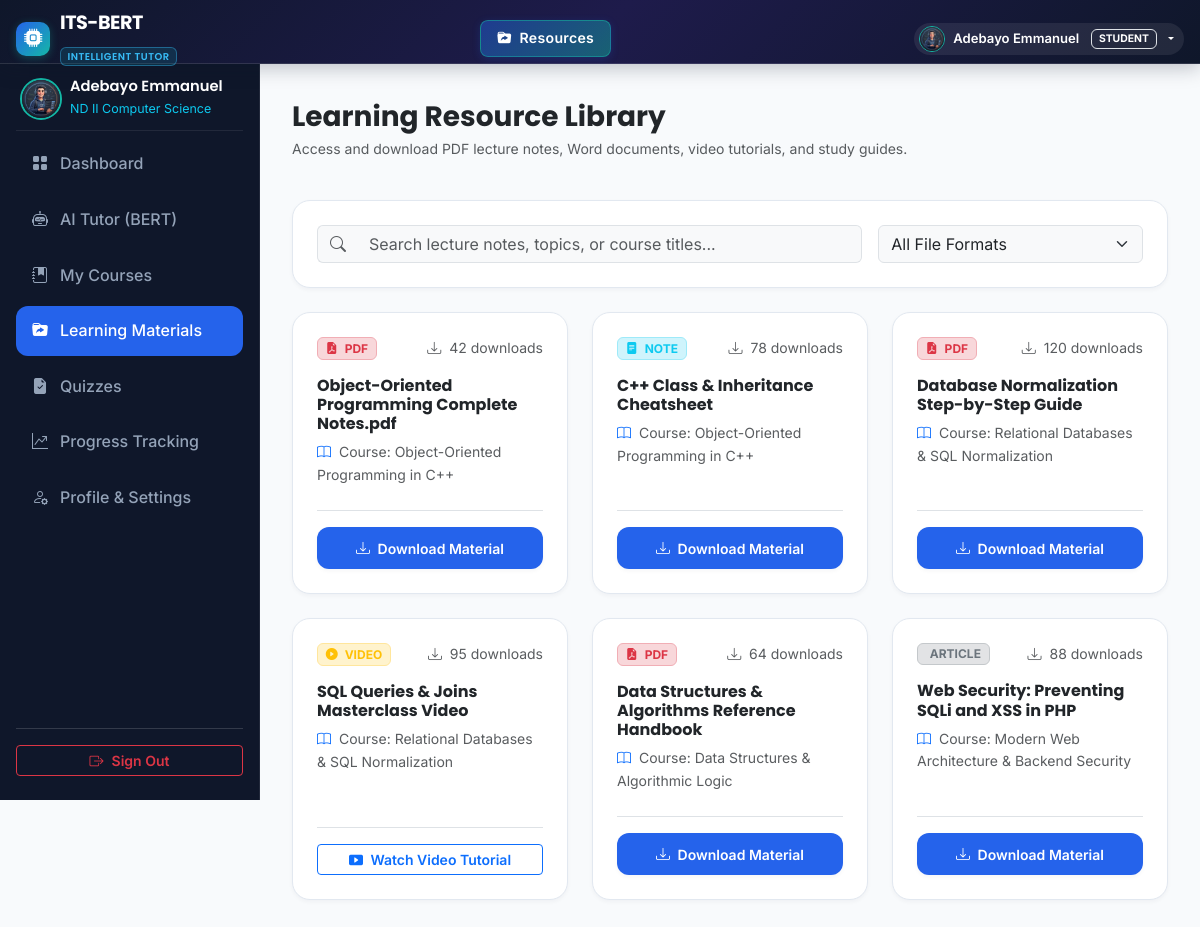
The app's page /materials.php (signed in) with its own data.
### tables this page shows
CREATE TABLE `students` (
  `id` INT AUTO_INCREMENT PRIMARY KEY,
  `user_id` INT NOT NULL,
  `student_id_code` VARCHAR(50) NOT NULL UNIQUE,
  `phone` VARCHAR(20) DEFAULT NULL,
  `department` VARCHAR(100) DEFAULT 'Computer Science',
  `created_at` DATETIME DEFAULT CURRENT_TIMESTAMP,
  FOREIGN KEY (`user_id`) REFERENCES `users`(`id`) ON DELETE CASCADE
);

CREATE TABLE `users` (
  `id` INT AUTO_INCREMENT PRIMARY KEY,
  `name` VARCHAR(100) NOT NULL,
  `email` VARCHAR(120) NOT NULL UNIQUE,
  `password` VARCHAR(255) NOT NULL,
  `role` ENUM('student', 'admin') NOT NULL DEFAULT 'student',
  `avatar` VARCHAR(255) DEFAULT NULL,
  `created_at` DATETIME DEFAULT CURRENT_TIMESTAMP
);

CREATE TABLE `learning_materials` (
  `id` INT AUTO_INCREMENT PRIMARY KEY,
  `course_id` INT NOT NULL,
  `title` VARCHAR(150) NOT NULL,
  `type` VARCHAR(50) NOT NULL DEFAULT 'pdf',
  `file_path` VARCHAR(255) NOT NULL,
  `category` VARCHAR(100) DEFAULT 'General',
  `downloads` INT DEFAULT 0,
  `created_at` DATETIME DEFAULT CURRENT_TIMESTAMP,
  FOREIGN KEY (`course_id`) REFERENCES `courses`(`id`) ON DELETE CASCADE
);

CREATE TABLE `courses` (
  `id` INT AUTO_INCREMENT PRIMARY KEY,
  `subject_id` INT DEFAULT NULL,
  `title` VARCHAR(150) NOT NULL,
  `code` VARCHAR(30) NOT NULL UNIQUE,
  `description` TEXT NOT NULL,
  `category` VARCHAR(50) NOT NULL DEFAULT 'Computer Science',
  `image` VARCHAR(255) DEFAULT 'course_oop.jpg',
  `instructor` VARCHAR(100) DEFAULT 'Dr. O. A. Bello',
  `total_lessons` INT DEFAULT 5,
  `created_at` DATETIME DEFAULT CURRENT_TIMESTAMP,
  FOREIGN KEY (`subject_id`) REFERENCES `subjects`(`id`) ON DELETE SET NULL
);

### materials.php (the view, shortened to what the rows shown need)
<?php
require_once 'config/db.php';
require_once 'config/auth.php';
$stmt = $pdo->query("SELECT lm.*, c.title as course_title FROM learning_materials lm JOIN courses c ON lm.course_id = c.id ORDER BY lm.created_at DESC");
$materials = $stmt->fetchAll();
require_once 'includes/header.php';
require_once 'includes/navbar.php';
?>
<div class="dashboard-layout">
  <?php require_once 'includes/sidebar.php'; ?>
  <main class="dash-main">
    <div class="container-fluid p-0">
      <div class="row g-4" id="materialsGrid">
        <?php if (empty($materials)): ?>
          <div class="col-12 text-center text-muted py-5">
            <i class="bi bi-folder-x fs-1 text-secondary mb-2 d-block"></i>
            <p>No learning materials published yet.</p>
          </div>
        <?php else: ?>
          <?php foreach ($materials as $m): ?>
            <div class="col-lg-4 col-md-6 material-card-item" data-title="<?php echo strtolower(htmlspecialchars($m['title'])); ?>" data-type="<?php echo strtolower($m['type']); ?>">
              <div class="card-custom p-4 bg-white h-100 d-flex flex-column">
                <div class="d-flex align-items-center justify-content-between mb-3">
                  <?php if ($m['type'] === 'pdf'): ?>
                    <span class="badge bg-danger-subtle text-danger border border-danger-subtle"><i class="bi bi-file-earmark-pdf-fill me-1"></i> PDF</span>
                  <?php elseif ($m['type'] === 'doc' || $m['type'] === 'docx'): ?>
                    <span class="badge bg-primary-subtle text-primary border border-primary-subtle"><i class="bi bi-file-earmark-word-fill me-1"></i> DOC/DOCX</span>
                  <?php elseif ($m['type'] === 'video'): ?>
                    <span class="badge bg-warning-subtle text-warning border border-warning-subtle"><i class="bi bi-play-circle-fill me-1"></i> VIDEO</span>
                  <?php elseif ($m['type'] === 'note'): ?>
                    <span class="badge bg-info-subtle text-info border border-info-subtle"><i class="bi bi-file-text-fill me-1"></i> NOTE</span>
                  <?php else: ?>
                    <span class="badge bg-secondary-subtle text-secondary border border-secondary-subtle"><i class="bi bi-journal-article me-1"></i> ARTICLE</span>
                  <?php endif; ?>
                  <small class="text-muted"><i class="bi bi-download me-1"></i> <?php echo $m['downloads']; ?> downloads</small>
                </div>
                <h5 class="fw-bold font-heading text-dark mb-2 fs-6"><?php echo htmlspecialchars($m['title']); ?></h5>
                <p class="text-muted small flex-grow-1"><i class="bi bi-book text-primary me-1"></i> Course: <?php echo htmlspecialchars($m['course_title']); ?></p>
                <div class="pt-3 border-top mt-2">
                  <?php
                    $rawPath = trim($m['file_path']);
                    $isExternal = (strpos($rawPath, 'http://') === 0 || strpos($rawPath, 'https://') === 0);
                    $targetUrl = $isExternal ? $rawPath : ltrim($rawPath, '/');
                  ?>
                  <?php if ($m['type'] === 'video' || $isExternal): ?>
                    <a href="<?php echo htmlspecialchars($targetUrl); ?>" target="_blank" class="btn btn-outline-primary btn-sm w-100 fw-semibold">
                      <i class="bi <?php echo ($m['type'] === 'video') ? 'bi-play-btn-fill' : 'bi-box-arrow-up-right'; ?> me-1"></i> <?php echo ($m['type'] === 'video') ? 'Watch Video Tutorial' : 'Open Resource Link'; ?>
                    </a>
                  <?php else: ?>
                    <a href="<?php echo htmlspecialchars($targetUrl); ?>" download class="btn btn-primary-custom btn-sm w-100">
                      <i class="bi bi-download me-1"></i> Download Material
                    </a>
                  <?php endif; ?>
                </div>
              </div>
            </div>
          <?php endforeach; ?>
        <?php endif; ?>
      </div>
    </div>
  </main>
</div>
<?php require_once 'includes/portal_footer.php'; ?>

### includes/navbar.php (shortened to what the rows shown need)
<?php
require_once __DIR__ . '/../config/auth.php';
$user = get_logged_user();
$is_admin_dir = (strpos($_SERVER['SCRIPT_NAME'], '/admin/') !== false);
$base_path = $is_admin_dir ? '../' : '';
?>
<header class="portal-header">
  <div class="container-fluid px-3">
    <div class="d-flex align-items-center justify-content-between">
      <div class="d-flex align-items-center gap-2">
        <?php if ($user): ?>
          <?php
            $userAvatar = !empty($user['avatar']) ? $base_path . 'assets/images/' . htmlspecialchars($user['avatar']) : ($base_path . 'assets/images/' . (($user['role'] ?? '') === 'admin' ? 'ai_tutor_avatar.jpg' : 'student_avatar.jpg'));
          ?>
          <div class="dropdown">
            <button class="portal-user-pill border-0 dropdown-toggle" type="button" data-bs-toggle="dropdown" aria-expanded="false">
              <img src="<?php echo $userAvatar; ?>" class="portal-user-avatar" alt="Avatar">
              <span class="d-none d-sm-inline"><?php echo htmlspecialchars($user['name']); ?></span>
              <span class="badge bg-accent-subtle text-accent ms-1 border border-accent-subtle" style="font-size: 0.65rem;"><?php echo strtoupper($user['role'] ?? 'STUDENT'); ?></span>
            </button>
          </div>
        <?php endif; ?>
      </div>
    </div>
  </div>
</header>

### includes/sidebar.php (shortened to what the rows shown need)
<?php
$studentUser = get_logged_user();
?>
<aside class="dash-sidebar" style="width: 260px;">
  <div>
    <div class="dash-sidebar-header">
      <div class="d-flex align-items-center gap-2 px-1">
        <div style="min-width: 0;">
          <h6 class="text-white mb-0 font-heading text-truncate" style="font-size: 0.92rem;"><?php echo htmlspecialchars($studentUser['name'] ?? 'Student'); ?></h6>
          <small class="text-info" style="font-size: 0.78rem;">ND II Computer Science</small>
        </div>
      </div>
    </div>
  </div>
</aside>

### records on screen
students: user.role (picture), user.name "Adebayo Emmanuel", user.role "STUDENT"
learning_materials: type "pdf" (drawn), downloads "42", title "Object-Oriented Programming Complete Notes.pdf", course.title "Object-Oriented Programming in C++"
learning_materials: type "note" (drawn), downloads "78", title "C++ Class & Inheritance Cheatsheet", course.title "Object-Oriented Programming in C++"
learning_materials: type "pdf" (drawn), downloads "120", title "Database Normalization Step-by-Step Guide", course.title "Relational Databases & SQL Normalization"
learning_materials: type "video" (drawn), downloads "95", title "SQL Queries & Joins Masterclass Video", course.title "Relational Databases & SQL Normalization"
learning_materials: type "pdf" (drawn), downloads "64", title "Data Structures & Algorithms Reference Handbook", course.title "Data Structures & Algorithmic Logic"
learning_materials: type "ARTICLE", downloads "88", title "Web Security: Preventing SQLi and XSS in PHP", course.title "Modern Web Architecture & Backend Security"

### other values on screen
$site_settings['site_name'] "ITS-BERT"
$site_settings['site_subtitle'] "INTELLIGENT TUTOR"
$page_display_name "Resources"
